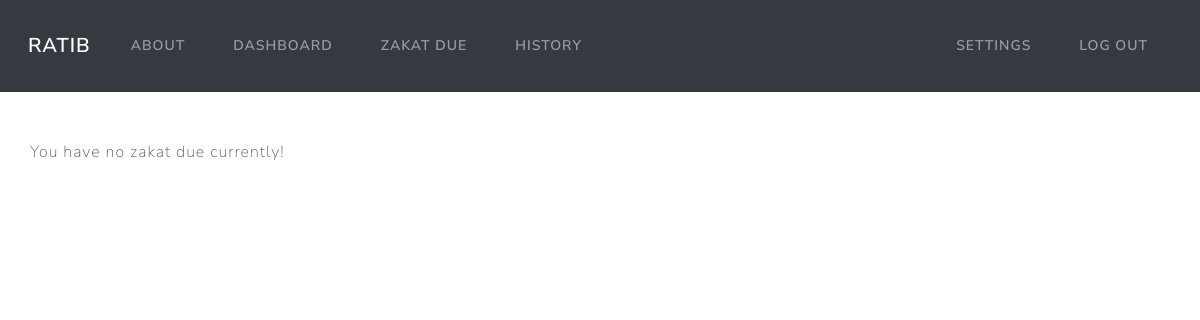
Page /due (signed in) on the earlier database version.
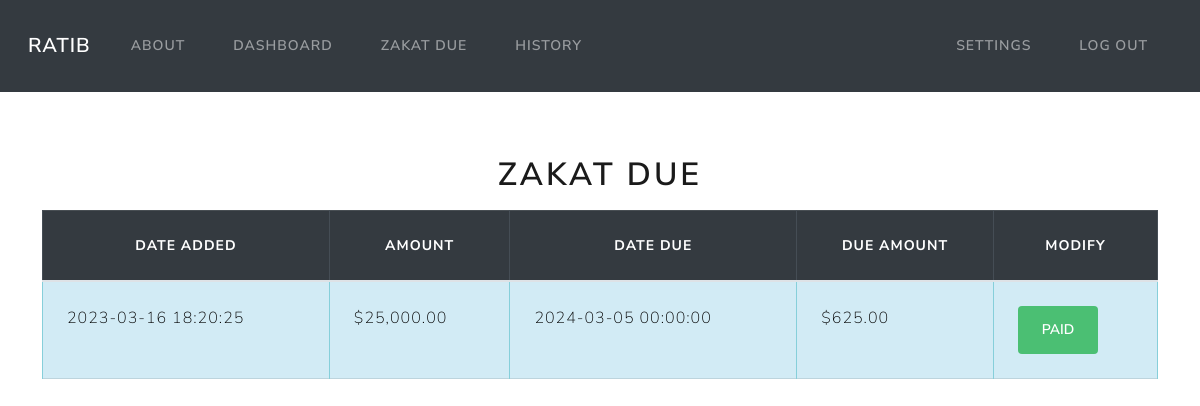
Same page on the later database version.
### models.py (models this page shows)
class Income(Base):
    __tablename__ = 'income'
    id = Column(Integer, primary_key=True)
    amount = Column(Numeric(10,2))
    date = Column(DateTime, default=func.now())
    due_date = Column(DateTime, default=calculate_due_date())
    due_amount = Column(Numeric(10,2))
    user_id = Column(Integer, ForeignKey('users.id'))
    user = relationship("User", back_populates="income")
    paid = Column(Boolean, default=False)

### app.py (the view)
@app.route('/due')
@login_required
def due():
    current_date = datetime.now()
    incomes_due = session.query(Income).filter(Income.due_date >= current_date).filter_by(paid=False)
    if incomes_due.count() == 0:
        return render_template('due.html', incomes=None)
    return render_template('due.html', incomes=incomes_due)

### app.py (called while the page is built)
@app.teardown_appcontext
def shutdown_session(exception=None):
    session.remove()

### utils.py (called while the page is built)
def login_required(f):
    @wraps(f)
    def decorated_function(*args, **kwargs):
        if session.get("user_id") is None:
            return redirect("/login")
        return f(*args, **kwargs)
    return decorated_function

def usd(value):
    return f"${value:,.2f}"

### templates/due.html (shortened to what this page needs)
{% extends 'layout.html' %}
{% block content %}
{% if incomes %}
<div class="table-responsive">
    <table class="table table-bordered mt-3">
        <h1 class="mt-3 text-center"> Zakat Due </h1>
            <thead class="table-dark text-center">
                <th>Date added</th>
                <th>Amount</th>
                <th>Date Due</th>
                <th>Due Amount</th>
                <th>Modify</th>
            </thead>
            <tbody class="table-info">
                {% for income in incomes %}
                <tr>
                    <td>{{ income.date }}</td>
                    <td>{{ income.amount | usd}}</td>
                    <td>{{ income.due_date }}</td>
                    <td>{{ income.due_amount | usd}}</td>
                    <td>
                        <form action="/paid", method="post">
                            <button type="submit" class="btn btn-success">Paid</button>
                        </form>
                    </td>
                </tr>
                {% endfor %}
            </tbody>
    </table>
</div>
{% else %}
You have no zakat due currently!
{% endif %}
{% endblock %}

### templates/layout.html (shortened to what this page needs)
<!doctype html>
<html lang="en">
<head>
  {% block head %}
  <link rel="stylesheet" href="https://cdn.jsdelivr.net/npm/bootstrap@4.3.1/dist/css/bootstrap.min.css"
>
  <link rel="stylesheet" href="/static/lux.css">
  <link rel="stylesheet" href="/static/styles.css">
  {% endblock %}
</head>
<body>
  <nav class="navbar navbar-expand-md navbar-dark bg-dark mx-auto">
    <div class="container-fluid">
      <a class="navbar-brand ml-3" href="/">Ratib</a>
      <div class="collapse navbar-collapse" id="navbarNav">
        <ul class="navbar-nav me-auto">
          <li class="nav-item">
            <a class="nav-link" href="/guide">About</a>
          </li>
        {% if session["user_id"] %}
        <li class="nav-item">
          <a class="nav-link" href="/dashboard">Dashboard</a>
        </li>
          <li class="nav-item">
            <a class="nav-link" href="/due">Zakat Due</a>
          </li>
          <li class="nav-item">
            <a class="nav-link" href="/history">History</a>
          </li>
        </ul>
        <ul class="navbar-nav ms-auto">
          <li class="nav-item">
            <a class="nav-link" href="/settings">Settings</a>
          </li>
          <li class="nav-item">
            <a class="nav-link" href="/logout">Log Out</a>
          </li>
        </ul>
        {% endif %}
      </div>
    </div>
  </nav>
  <div id="content">
    <main class="container py-5 text-center">
      <div class="row text-left">
        {% block content %}{% endblock %}
      </div>
    </main>
  </div>
</body>
</html>

Differences in the rows shown:
added Income: date "2023-03-16 18:20:25", amount "$25,000.00", due_date "2024-03-05 00:00:00", due_amount "$625.00"
Other differences:
text no longer shown: "You have no zakat due currently!"
text now shown: "ZAKAT DUE DATE ADDED AMOUNT DATE DUE DUE AMOUNT MODIFY"
